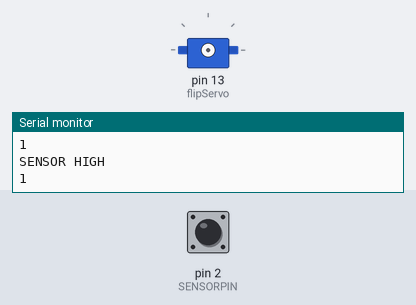
This sketch was run on a simulated Arduino Uno, built with avr-gcc and run on an emulated ATmega328P. Shown: servo, the last lines printed to the serial monitor. Inputs (shaded band) come from the test bench; at power-on: pin 2 (SENSORPIN) HIGH.

Above: at 1.2 s.
1.3 s: pin 2 (SENSORPIN) driven LOW
4.3 s: pin 2 (SENSORPIN) driven HIGH
At 5.3 s:
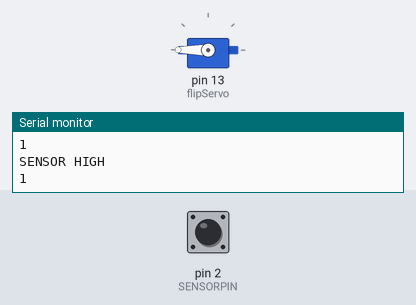
7.3 s: pin 2 (SENSORPIN) pulsed LOW 5 times (0.12 s each, 0.3 s apart)
At 7.41 s:
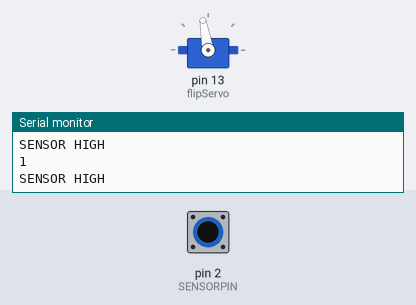
Timing chart, 0 to 10.3 s (numbered marks = the images above; inputs shaded):
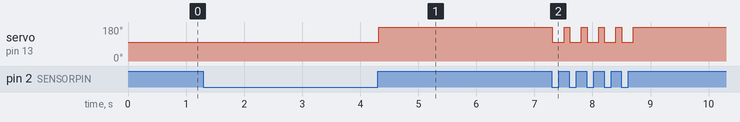

Measured:
- after the input at 4.3 s, servo on pin 13 (flipServo): 100° → 180° at once
- after the input at 7.3 s, servo on pin 13 (flipServo): alternates 180° for 0.10 s and 100° for 0.20 s, 10 changes in all, then stays 180°, starting at once

The sketch:

regional_flip_servo.ino
```cpp
/*
 * WSHS Sci Oly Servo Code
 * For calibrating purposes, go to regional_servo
 */

#include <Servo.h>

// Sensor pin always on 2
#define SENSORPIN 2

// Create Servo object
Servo flipServo;

// Make sure we only trigger it once
boolean triggered = false;

// Sensor state
boolean sensorState = 0, lastState = 0;

void setup() {
  Serial.begin(9600);
  // Servo to pin 13
  // flipCoinServo.attach(13);
  /*
   * Pin 2 serves as a pullup resistor
   * When we complete the circuit, the sensor pin goes to ground
   * And the sensor reads LOW
   * Otherwise, it reads HIGH, because it's not connected to anything
   */
  pinMode(SENSORPIN, INPUT_PULLUP);
  // turn on the pullup
  // digitalWrite(SENSORPIN, HIGH);
  triggered = false;
}

void loop() {
  // If the signal pin is LOW
  sensorState = digitalRead(SENSORPIN);

  // If the thing is connected to ground
  if (sensorState == LOW) {
    flip();
    // triggered = true;
    Serial.println(sensorState);
    Serial.println("SENSOR LOW");
  }
  else {
    Serial.println(sensorState);
    Serial.println("SENSOR HIGH");
  }
}

void flip() {
  flipServo.attach(13);
  // Calibrated using 250 ms increments
  flipServo.write(100);
  delay(200);
  flipServo.write(180);
  flipServo.detach();
}
```
